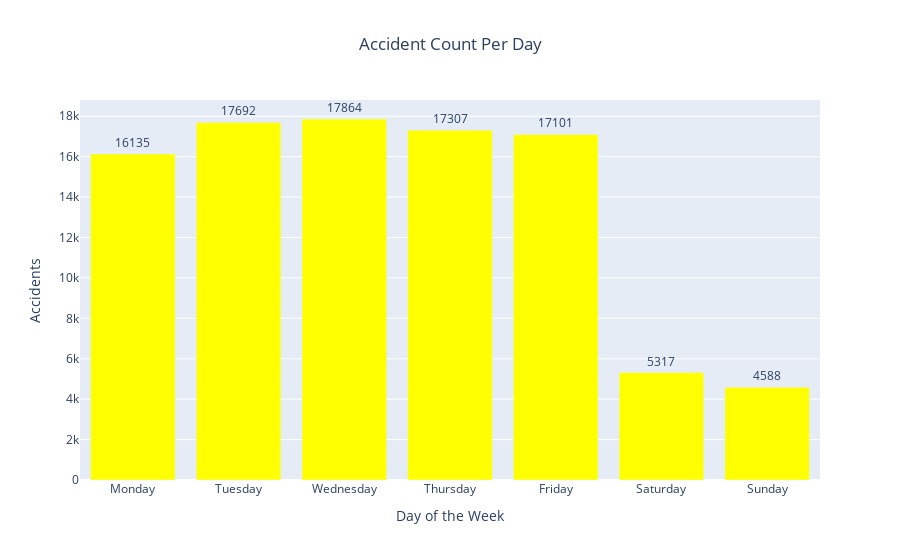

The notebook cell this image was saved under:
### Code cell
df['Week_day'] = df['Start_Time'].dt.day_of_week

day_name_map = {
    0: 'Monday', 1: 'Tuesday', 2: 'Wednesday', 3: 'Thursday',
    4: 'Friday', 5: 'Saturday', 6: 'Sunday'
}
df['Week_day'] = df['Week_day'].map(day_name_map)

accidents_per_year = df.groupby('Week_day').size().reset_index(name='Accidents')

ordered_days = ['Monday', 'Tuesday', 'Wednesday', 'Thursday', 'Friday', 'Saturday', 'Sunday']
accidents_per_year = accidents_per_year.set_index('Week_day').reindex(ordered_days).reset_index()

fig = px.bar(accidents_per_year, x='Week_day', y='Accidents',
             title='Accident Count Weekly',
             labels={'Accidents': 'Accidents', 'Week_day': 'Day of the Week'},
             text='Accidents')

fig.update_traces(marker_color='yellow', textposition='outside')
fig.update_layout(title_text='Accident Count Per Day', title_x=0.5,
                  xaxis_title='Day of the Week', yaxis_title='Accidents')

fig.show()

### Figure 1 — Plotly figure (JSON) as saved in the notebook; plotly's stock layout.template omitted (floating-point values rounded to 4 significant figures)
{"data": [{"alignmentgroup": "True", "hovertemplate": "Day of the Week=%{x}<br>Accidents=%{text}<extra></extra>", "legendgroup": "", "marker": {"color": "yellow", "pattern": {"shape": ""}}, "name": "", "offsetgroup": "", "orientation": "v", "showlegend": false, "text": [16135, 17692, 17864, 17307, 17101, 5317, 4588], "textposition": "outside", "type": "bar", "x": ["Monday", "Tuesday", "Wednesday", "Thursday", "Friday", "Saturday", "Sunday"], "xaxis": "x", "y": [16135, 17692, 17864, 17307, 17101, 5317, 4588], "yaxis": "y"}], "layout": {"barmode": "relative", "legend": {"tracegroupgap": 0}, "title": {"text": "Accident Count Per Day", "x": 0.5}, "xaxis": {"anchor": "y", "domain": [0, 1], "title": {"text": "Day of the Week"}}, "yaxis": {"anchor": "x", "domain": [0, 1], "title": {"text": "Accidents"}}}}
